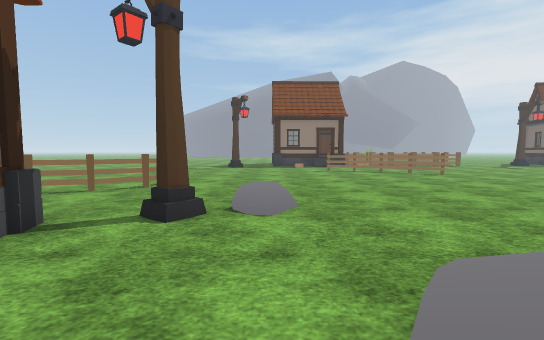
View 1 (above)

17 first-person views from a walk through a Unity game level. The camera is 1.2 m above the floor, tilts 4° down and sees 90° across. The floor is counted in squares, 1 m on a side. Each view is taken from the middle of a square. On the plan, view 1 faces up. The plan holds only what a view shows up to about 13 squares ahead; the rest is blank. The place goes on beyond the plan. The terrain is drawn as flat ground. Some surface patterns are stand-ins.

View 2
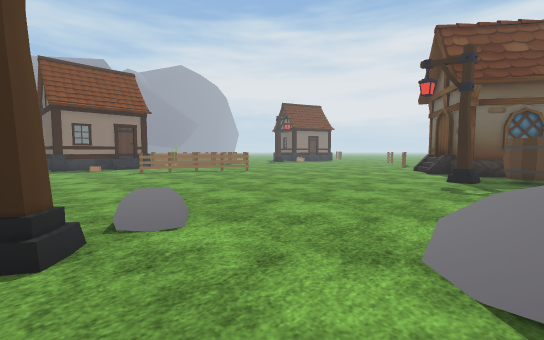

View 3
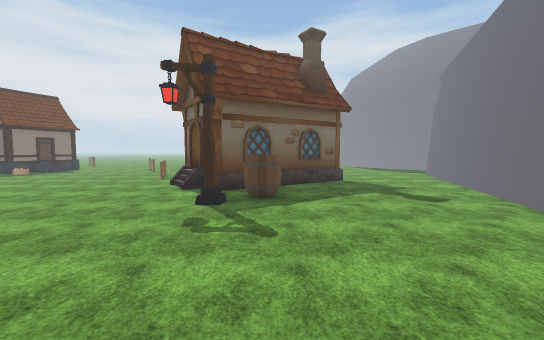

View 4
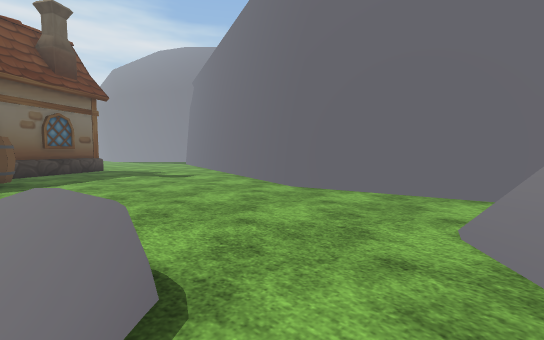

View 5
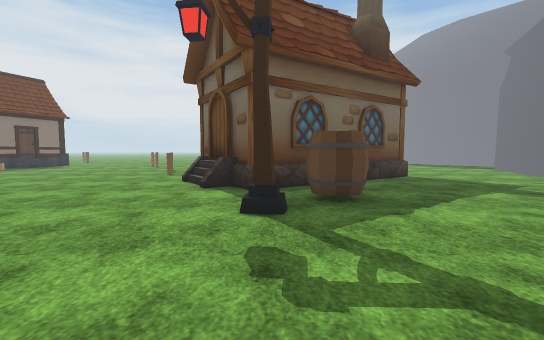

View 6
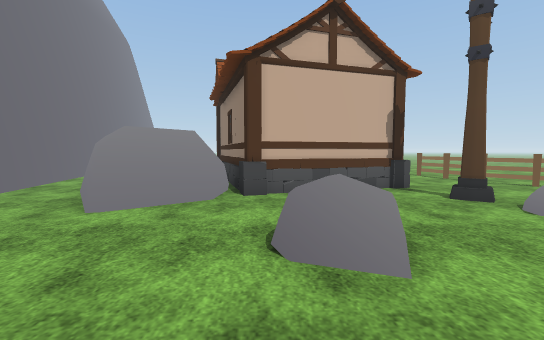

View 7
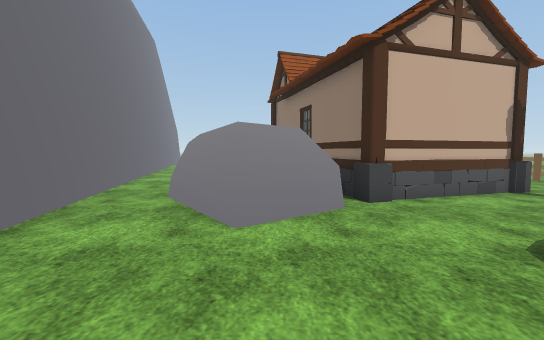

View 8
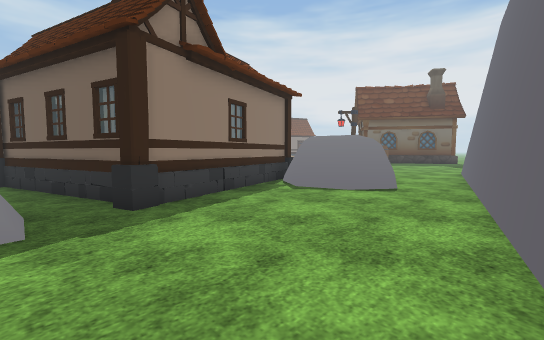

View 9
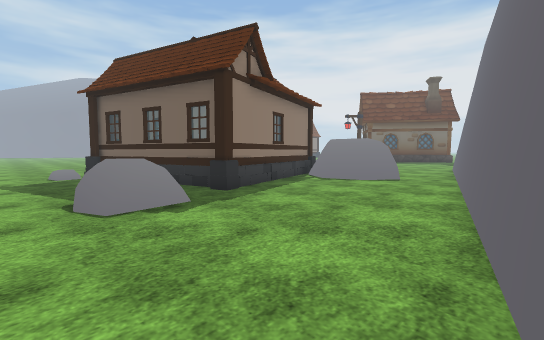

View 10
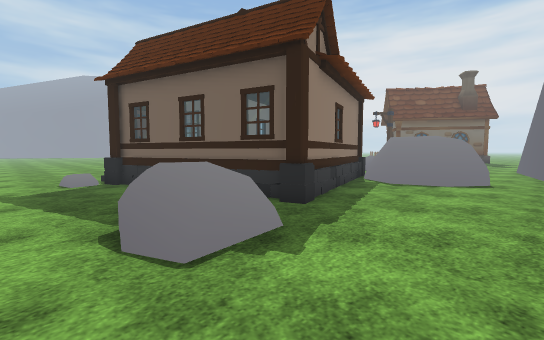

View 11
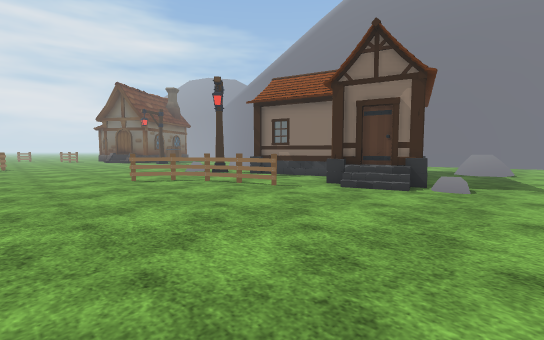

View 12
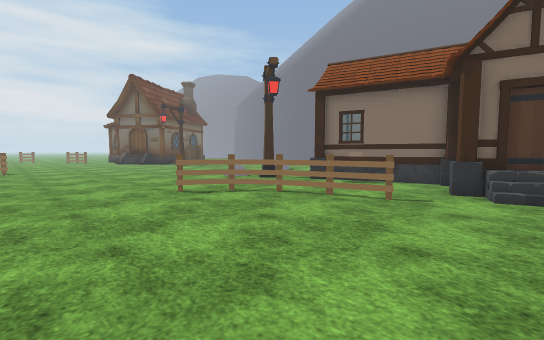

View 13
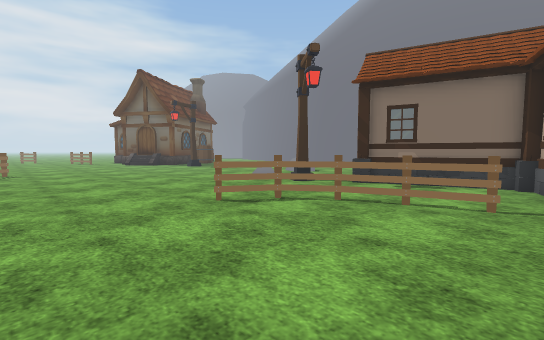

View 14
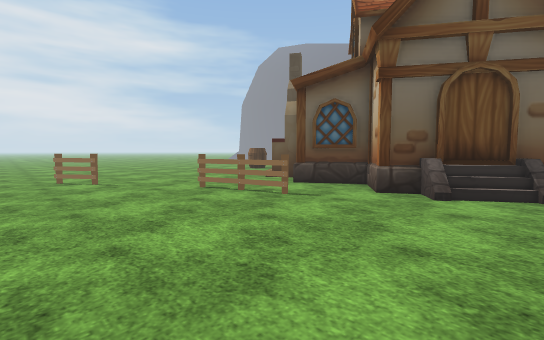

View 15
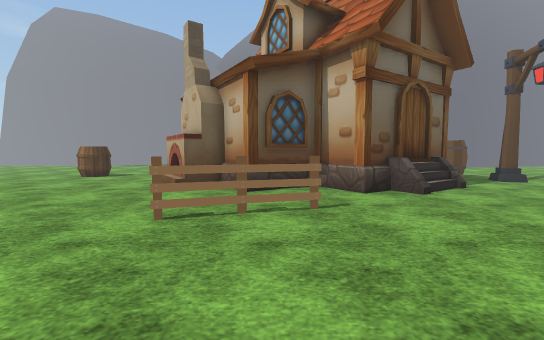

View 16
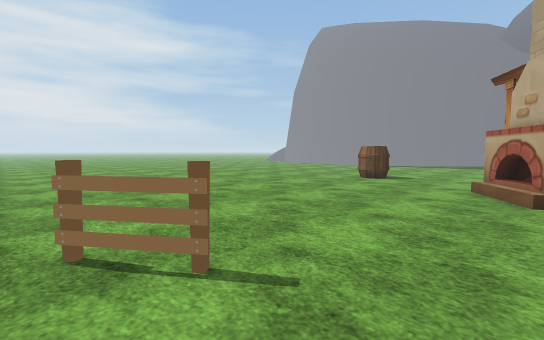

View 17
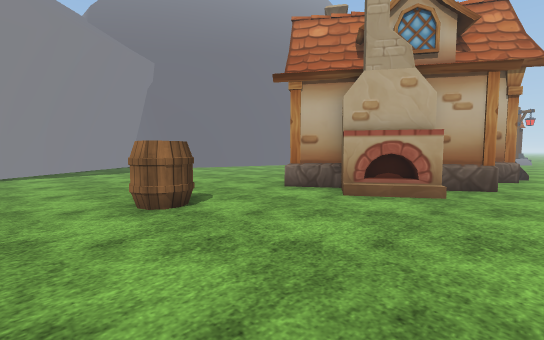

### Floor plan
Key: @ floor where view 1 was taken; # wall or solid block; . floor; / step, stairs or slope; F fence; R rock; L lantern; H house; B barrel.
Columns run from 15 left of view 1 to 32 right of it. Each row starts with its distance up from view 1.
 14 . .....................FF    . .................
 13  ...............................................
 12 ........................................FF......
 11 ................................................
 10 ...........FF..................................
  9 ..........FF.......................FFF........
  8 ........FFF.......................F............
  7 .......F........................................
  6 ...............R...............HHH.HH...........
  5 ...H HH......L...............HHH HHHHHH.........
  4 ...HHHH..HHH................HHH  H   #HH........
  3 ...HHHHHHHHH.............LL..H        #H.......
  2 ....HHHHHHHHH.../.........BB.HH       H....B....
  1 ....HHHHHHHHH...//........BB..H        H...BB...
  0 ....HHHH    HH.@R..............H     H ....B...
 -1 .....HHH HHHR..................HH  HHH.........
 -2 ..R..HHHHHHRRR..................H  H ..... ....
 -3 .. R.HH...RRRRR..................H    ...  ....
 -4 ..RR.......RRRR...................     ..  ....
 -5 ...........RRR....................        .....
 -6 ............R......###............        .....
 -7 ...............##########.........        .....
 -8 ..........######        #####. ...         ...
 -9  .....#####                 ##  ..          .##
-10 . #####                          #          ##

Positions as (right, up) in squares from view 1, and headings:
1: (0, 0), facing up
2: (-2, 1), facing up-right
3: (1, 1), facing right
4: (-1, 1), facing down-right
5: (5, 3), facing right
6: (5, 0), facing left
7: (4, -3), facing left
8: (-12, -9), facing up-right
9: (-15, -10), facing up-right
10: (-15, -7), facing up-right
11: (-15, 14), facing down-right
12: (-11, 14), facing down-right
13: (-9, 14), facing down-right
14: (14, 14), facing down-right
15: (20, 14), facing down
16: (23, 13), facing down-right
17: (31, 7), facing down-left
